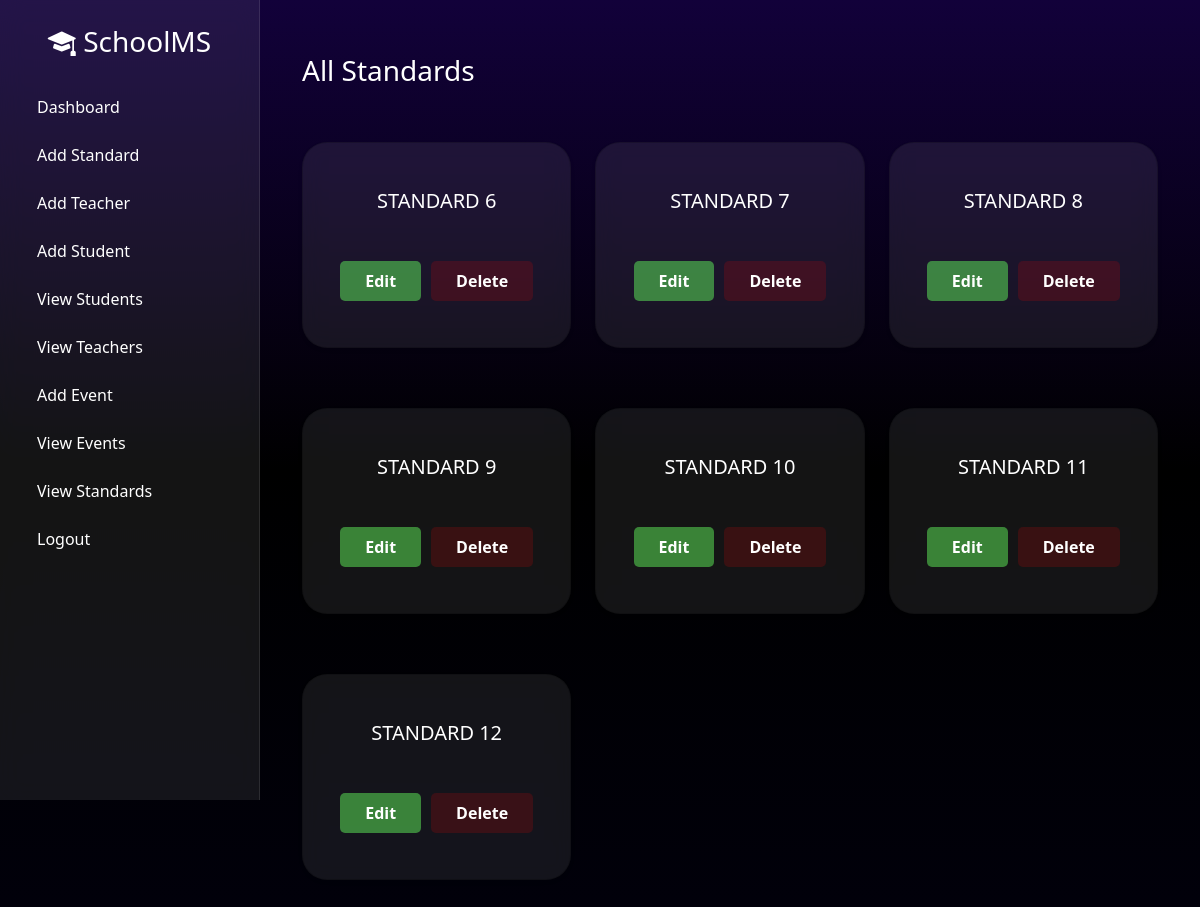
The app's page /view-standards/ (signed in), older data.
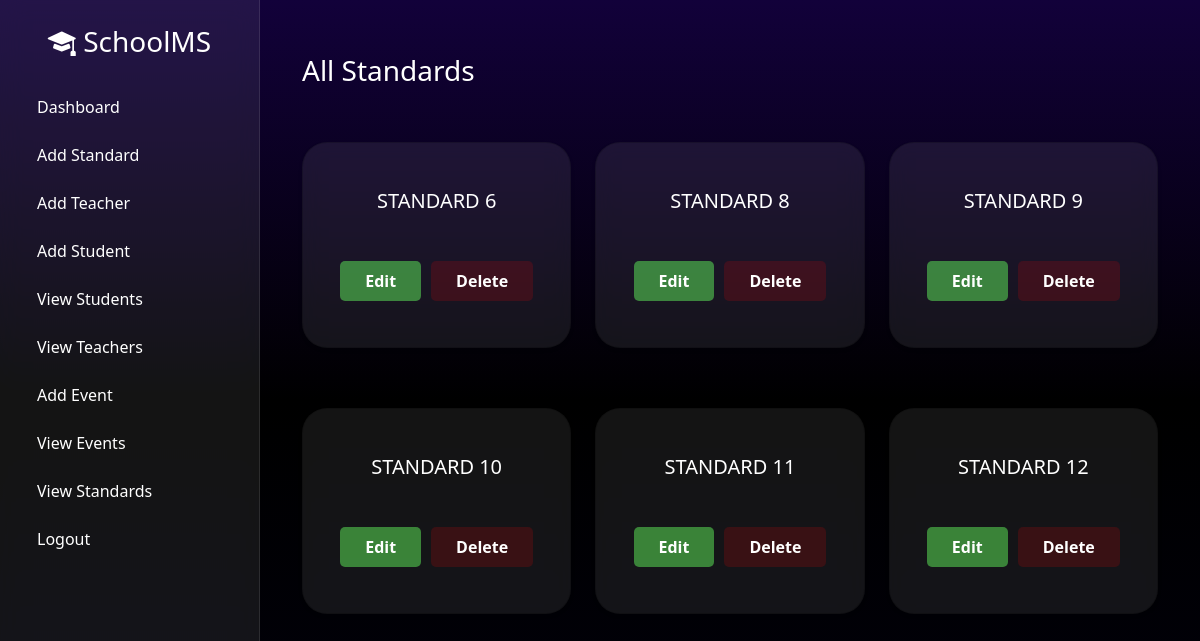
The same page, newer data.
### administration/models.py (models this page shows, shortened)
class Standard(models.Model):
    standard_name = models.CharField(max_length=50)

### administration/views.py (the view)
# urls.py: path("view-standards/", views.view_standards, name="view_standards"),
def view_standards(request):
    if not request.session.get("admin_logged_in"):
        messages.error(request, "Please login first")
        return redirect("admin_login")
    standards = sorted(
        Standard.objects.all(), key=lambda x: int(x.standard_name.split()[-1])
    )
    return render(request, "view_standards.html", {"standards": standards})

### administration/templates/view_standards.html (shortened to what this page needs)
{% extends 'admin_dashboard.html' %}
{% block content %}
  <main class="main-content">
    <div class="container mt-4">
      <h3 class="mb-4">All Standards</h3>
      <div class="row">
        {% for standard in standards %}
          <div class="col-lg-4 col-md-6 col-sm-12">
            <div class="card shadow-sm form-card">
              <div class="card-body text-center">
                <h5 class="mb-5">{{ standard.standard_name }}</h5>
                <div class="buttons-standards">
                  <a href="{% url 'edit_standard' standard.id %}" class="btn btn-success standard-edit">Edit</a>
                  <a href="{% url 'delete_standard' standard.id %}" class="btn btn-danger standard-delete" onclick="return confirm('Are you sure you want to delete this standard?')">Delete</a>
                </div>
              </div>
            </div>
          </div>
        {% empty %}
          <p>No Standards Added Yet</p>
        {% endfor %}
      </div>
    </div>
  </main>
{% endblock %}

Row changes from the older to the newer data that the page shows:
removed Standard: standard_name "STANDARD 7"
